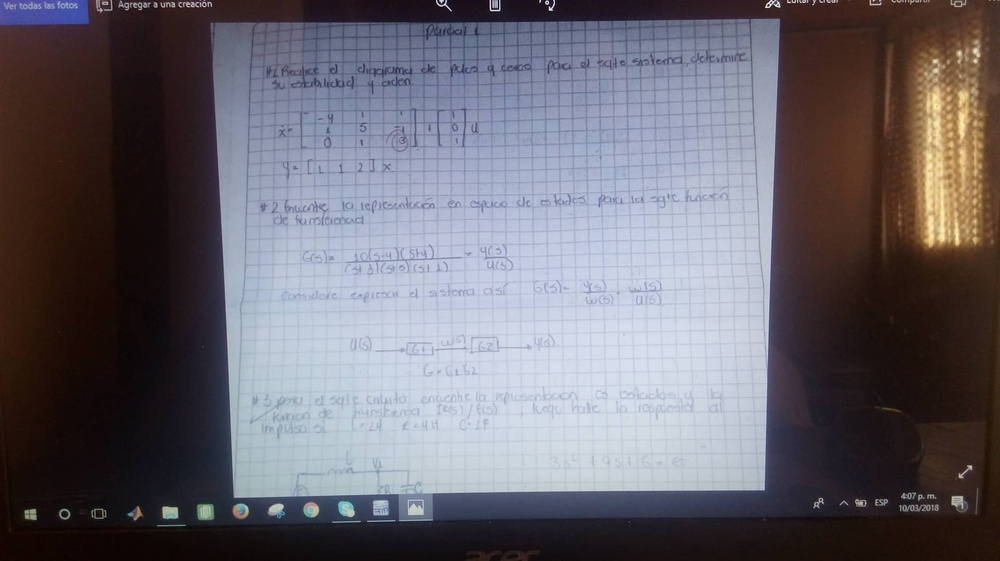
#> input picture Control domotico Python/proyecto python/img/28943786_1800728089958986_1094426263_o.jpg, 1000 x 561 px, shrunk from 1920 x 1078 before the run
$ python laboratorio08.py
#> lines starting #> are read from the running program, lines starting #| are printed output that depends on the picture
###Juan Esteban Velez hernandez - 161003641 #####
##laboratorio 08  Filtros
import cv2
import numpy as np
from time import time

imagen = input("Ingrese la ruta de la imagen: ");
#> the answer given: ../../Control domotico Python/proyecto python/img/28943786_1800728089958986_1094426263_o.jpg

imagen_BGR = cv2.imread (imagen)
#> imagen_BGR is the input picture: shape (561, 1000, 3); mean B, G, R 109.9, 101.6, 105
imagen_GRIS = cv2.cvtColor(imagen_BGR, cv2.COLOR_BGR2GRAY)
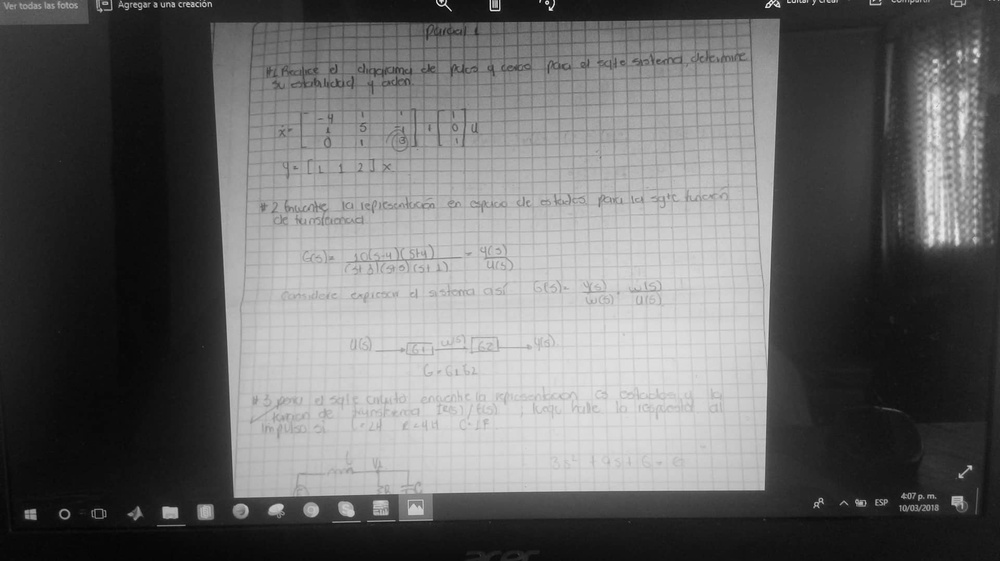
#> imagen_GRIS: shape (561, 1000); min 4, max 254, mean 103.6
x = imagen_GRIS.shape[0]
#> x = 561
y = imagen_GRIS.shape[1]
#> y = 1000
imagen_negra = imagen_GRIS.copy()
histogramagraf = np.zeros((x, 256, 1),np.uint8)##GRAFICA_HISTOGRAMA1##
histogramagra2 = np.zeros((x, 256, 1),np.uint8)##GRAFICA_HISTOGRAMA2##

hist1 = cv2.calcHist([imagen_GRIS], [0], None, [256], [0, 256])##generar_histograma1
#> hist1 = 256 values, max 9307 at index 23, min 0 at index 0, mean 2191.4


tamkernel = int(input("Ingrese la dimension del kernel: "));
#> the answer given: 3

kernel = np.zeros((tamkernel, tamkernel))
for pos0 in range(0, tamkernel):
	for pos01 in range(0, tamkernel):
		print("Ingrese el valor del Kernel en la posicion ","[",pos0,"]","[",pos01,"]")
#> (the run stopped early here; a loop or call above may not have finished)
